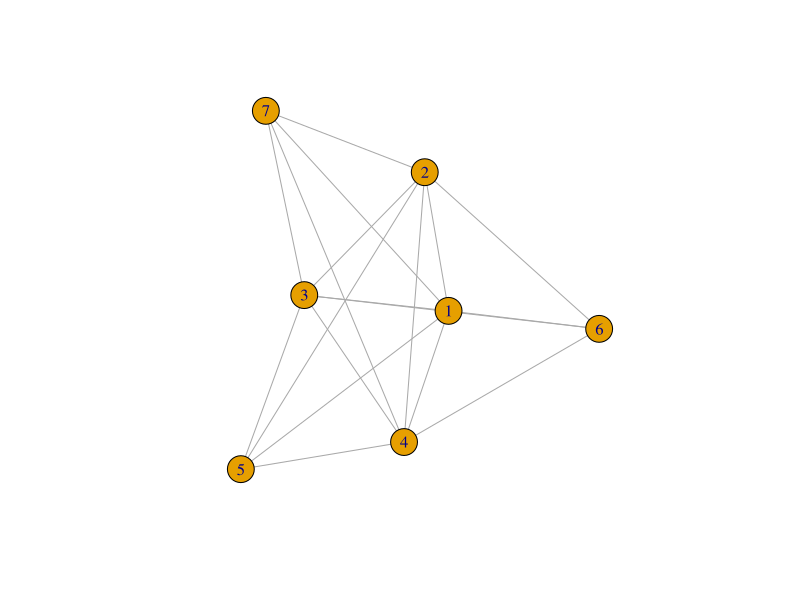

The R script that drew this image:
# Example implementation of Havel-Hakimi algorithm
# Based on Pseudo-code from "Graph Theory and its applicatioins", 3rd ed., J.L. Gross, J. Yellen, M. Anderson, Ed. CRC
# The code is my own, and any error is my mistake.

library(igraph) # here only for sample_degseq()

graphic_sequence <- function(my_seq, verbose = FALSE) {
    my_seq <- my_seq[order(my_seq, decreasing = TRUE)]
    if(verbose) print(paste("<", paste(my_seq, collapse=","), ">, 
                            |V|=", length(my_seq)))
    d1 <- my_seq[1]
    if ((d1 >= length(my_seq)) || any(my_seq == -1)) {
        if(verbose) {
            message("False")
            message(my_seq)
        }
        return(FALSE)
    }
        
    if(my_seq[1] == 0) {
        if(verbose) message(my_seq)
        return(TRUE)
    }
    
    new_seq <- my_seq[2:length(my_seq)]
    new_seq[1:my_seq[1]] <- new_seq[1:my_seq[1]]-1
    if(verbose) message(new_seq)
    graphic_sequence(new_seq, verbose)
}

# Testing it:
test_degrees_seq <- c(6,6,6,6,4,4,4)
graphic_sequence(test_degrees_seq, verbose = TRUE) # should return TRUE, as the sequence is "graphic"

# Plotting
# Supposing the sequence is OK, this function from the igraph library is handy:
plot(sample_degseq(test_degrees_seq, method="vl")) 

test_degrees_seq <- c(6,6,6,6,4,4)
graphic_sequence(test_degrees_seq, verbose = TRUE) # should return FALSE, not enough vertices for the sequence
test_degrees_seq <- c(6,6,6,6,4,4,3)
graphic_sequence(test_degrees_seq) # should return FALSE, odd total for degrees
